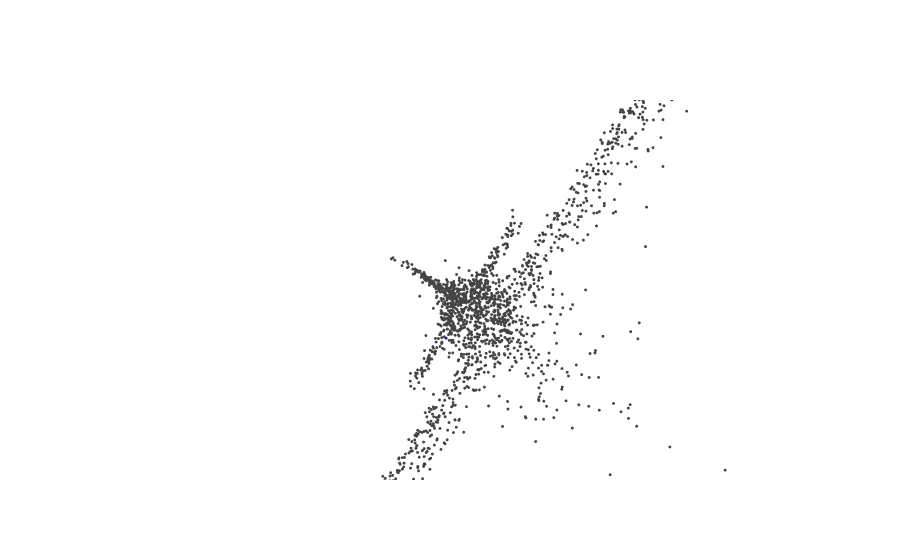

Notebook cell for this chart:
### Code cell
import os
import plotly.graph_objects as go
import sys
import torch
import numpy as np
import random

sys.path.append('/work_dir/diffusion-point-cloud')
from models.vae_gaussian import *
from models.vae_flow import *

device='cuda' if torch.cuda.is_available() else 'cpu'

def seed_all(seed):
    torch.manual_seed(seed)
    np.random.seed(seed)
    random.seed(seed)

def normalize_point_clouds(pcs,mode):
    if mode is None:
        return pcs
    for i in range(pcs.size(0)):
        pc = pcs[i]
        if mode == 'shape_unit':
            shift = pc.mean(dim=0).reshape(1, 3)
            scale = pc.flatten().std().reshape(1, 1)
        elif mode == 'shape_bbox':
            pc_max, _ = pc.max(dim=0, keepdim=True) # (1, 3)
            pc_min, _ = pc.min(dim=0, keepdim=True) # (1, 3)
            shift = ((pc_min + pc_max) / 2).view(1, 3)
            scale = (pc_max - pc_min).max().reshape(1, 1) / 2
        pc = (pc - shift) / scale
        pcs[i] = pc
    return pcs

def predict(Seed,ckpt):
  if Seed==None:
    Seed=777 
  seed_all(Seed)
  ckpt = torch.load(ckpt)
  if ckpt['args'].model == 'gaussian':
      model = GaussianVAE(ckpt['args']).to(device)
  elif ckpt['args'].model == 'flow':
      model = FlowVAE(ckpt['args']).to(device)

  model.load_state_dict(ckpt['state_dict'])
  # Generate Point Clouds
  gen_pcs = []
  with torch.no_grad():
      z = torch.randn([1, ckpt['args'].latent_dim]).to(device)
      x = model.sample(z, 2048, flexibility=ckpt['args'].flexibility)
      gen_pcs.append(x.detach().cpu())
  gen_pcs = torch.cat(gen_pcs, dim=0)[:1]
  gen_pcs = normalize_point_clouds(gen_pcs, mode="shape_bbox")

  return gen_pcs[0]

def generate(seed,ckpt):

    colors=(238, 75, 43)
    points=predict(seed,ckpt)
    num_points=points.shape[0]


    fig = go.Figure(
        data=[
            go.Scatter3d(
                x=points[:,0], y=points[:,1], z=points[:,2], 
                mode='markers',
                marker=dict(size=1, color=colors)
            )
        ],
        layout=dict(
            scene=dict(
                xaxis=dict(visible=False),
                yaxis=dict(visible=False),
                zaxis=dict(visible=False)
            )
        )
    )
    fig.show()
    return points
    
ckpt = '/work_dir/diffusion-point-cloud/logs_gen/GEN_2024_04_13__16_26_53/ckpt_0.000000_81000.pt'
points = generate(500, ckpt)

### Figure 1 — Plotly figure (JSON) as saved in the notebook; plotly's stock layout.template omitted (floating-point values rounded to 4 significant figures; data arrays with more than 128 entries replaced by an {"elided": "..."} marker saying what was removed)
{"data": [{"marker": {"color": [238, 75, 43], "size": 1}, "mode": "markers", "type": "scatter3d", "x": {"elided": "2048 float values"}, "y": {"elided": "2048 float values"}, "z": {"elided": "2048 float values"}}], "layout": {"autosize": true, "scene": {"aspectmode": "auto", "aspectratio": {"x": 1.597, "y": 0.4297, "z": 1.457}, "camera": {"center": {"x": 0, "y": 0, "z": 0}, "eye": {"x": -4.192e-17, "y": 2.708e-17, "z": -0.8151}, "projection": {"type": "perspective"}, "up": {"x": 0, "y": 0, "z": 1}}, "xaxis": {"type": "linear", "visible": false}, "yaxis": {"type": "linear", "visible": false}, "zaxis": {"type": "linear", "visible": false}}}}
